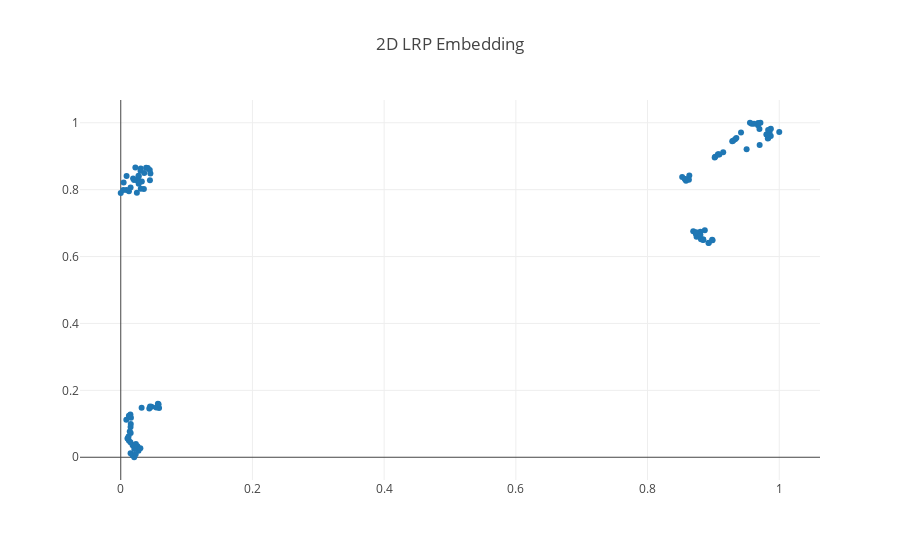

Notebook code cell kept with this figure:
### Code cell
import umap
from matplotlib import pyplot as plt

embedding_pipeline_2d = Pipeline([
    ("reducer", umap.UMAP(random_state=42,
                    n_components = 2,
                    n_neighbors=10,
                    min_dist=0)),
   ("scaler", MinMaxScaler())
])
embedding_pipeline.fit(lrp_data)
embedding = embedding_pipeline_3d.transform(lrp_data)


emb2d = go.Scatter(
    x=embedding[:,0],
    y=embedding[:,1],
    mode="markers",
)

layout = go.Layout(
    title= "2D LRP Embedding"
)

data=[emb2d]

fig = go.Figure(data=data, layout=layout)
iplot(fig)
